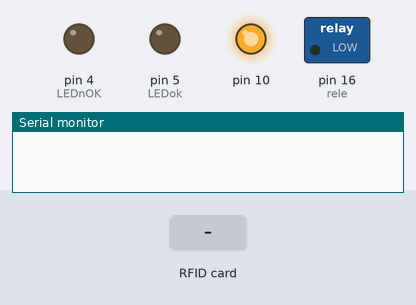
Bench run of a sketch on a simulated Arduino Uno, built with avr-gcc and run on an emulated ATmega328P. Parts: switched loads named in the sketch (green lamp = pin HIGH), output pins drawn as LEDs (lit = HIGH), the last lines printed to the serial monitor. Dashed ring = blinking. Inputs (shaded band) come from the test bench.

Above: at 1.2 s.
1.3 s: RFID card 5E 7A 19 C4 held to the reader
At 1.55 s:
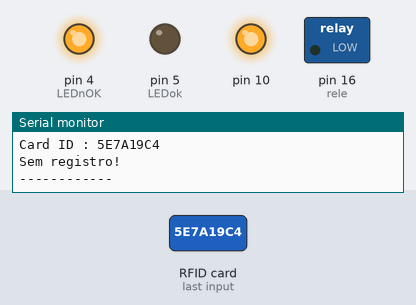
At 52.05 s:
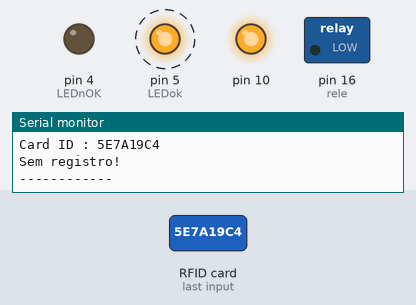
Timing chart, 0 to 53.7 s (numbered marks = the images above; inputs shaded):
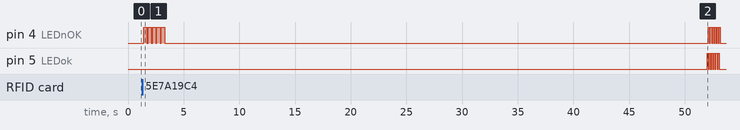

The sketch:

TravaID_RTOS.ino
```cpp
#include <SPI.h>
#include <MFRC522.h>

#define SS_PIN 15 // D8
#define RST_PIN 2 // D4
MFRC522 mfrc522(SS_PIN, RST_PIN);

const int rele = 16;
const int LEDok = 5;
const int LEDnOK = 4;

String card_list[13] = {
  /* Coloque os códigos das TAGS aqui */
};
int total_card;
String card_num;

// Variáveis para controle de tempo assíncrono (Substitutos do delay)
unsigned long previousMillisLoop = 0;
const long intervalLoop = 200; // Intervalo equivalente ao antigo delay do loop

// Estados e temporizadores para animações dos LEDs (Tranca / Erro / Contador)
enum AnimationState { IDLE, COUNTER_BLINK, TRANCA_OK, TRANCA_NOK };
AnimationState currentState = IDLE;

unsigned long animPreviousMillis = 0;
int animStep = 0;
int animRepeats = 0;

void setup() {
  Serial.begin(115200);
  SPI.begin();
  mfrc522.PCD_Init();
  Serial.println();

  pinMode(rele, OUTPUT);
  pinMode(LEDok, OUTPUT);
  pinMode(LEDnOK, OUTPUT);

  digitalWrite(rele, LOW);
  digitalWrite(LEDok, LOW);
  digitalWrite(LEDnOK, LOW);
}

void loop() {
  unsigned long currentMillis = millis();

  // Executa a verificação principal a cada 200ms sem travar o ESP8266
  if (currentMillis - previousMillisLoop >= intervalLoop) {
    previousMillisLoop = currentMillis;

    // Só processa o contador periódico se o sistema estiver ocioso
    if (currentState == IDLE) {
      static int contLED = 0;
      contLED++;
      if (contLED >= 250) { // ~50 segundos (250 * 200ms)
        contLED = 0;
        startCounterAnimation();
      }
    }

    // Leitura do RFID (só ocorre se não estiver executando uma animação crítica de LEDs)
    if (currentState == IDLE) {
      if (mfrc522.PICC_IsNewCardPresent() && mfrc522.PICC_ReadCardSerial()) {
        card_num = getCardNumber();
        processCardRead();
      }
    }
  }

  // Máquina de estados não bloqueante para gerenciar LEDs e relé
  handleAnimations(currentMillis);
}

String getCardNumber() {
  String UID = "";
  for (byte i = 0; i < mfrc522.uid.size; i++) {
    UID += String(mfrc522.uid.uidByte[i] < 0x10 ? "0" : "");
    UID += String(mfrc522.uid.uidByte[i], HEX);
  }
  UID.toUpperCase();
  return UID;
}

void processCardRead() {
  boolean user_found = false;
  total_card = sizeof(card_list) / sizeof(card_list[0]);

  for (int i = 0; i < total_card; i++) {
    if (card_num.equals(card_list[i])) {
      user_found = true;
      break;
    }
  }

  if (user_found) {
    Serial.print("Card ID : ");
    Serial.println(card_num);
    Serial.println("Entrada liberada!");
    Serial.println("------------");
    startTrancaOkAnimation();
  } else {
    Serial.print("Card ID : ");
    Serial.println(card_num);
    Serial.println("Sem registro!");
    Serial.println("------------");
    startTrancaNokAnimation();
  }
}

// Funções para iniciar as animações
void startCounterAnimation() {
  currentState = COUNTER_BLINK;
  animStep = 0;
  animRepeats = 0;
  animPreviousMillis = millis();
}

void startTrancaOkAnimation() {
  currentState = TRANCA_OK;
  animStep = 0;
  animRepeats = 0;
  digitalWrite(rele, HIGH); // Aciona o relé imediatamente
  animPreviousMillis = millis();
}

void startTrancaNokAnimation() {
  currentState = TRANCA_NOK;
  animStep = 0;
  animRepeats = 0;
  animPreviousMillis = millis();
}

// Máquina de estados temporal (substitui os loops com delay dentro de tranca/contador)
void handleAnimations(unsigned long currentMillis) {
  if (currentState == IDLE) return;

  unsigned long elapsed = currentMillis - animPreviousMillis;

  switch (currentState) {
    case COUNTER_BLINK:
      // Alterna LEDok e LEDnOK por 6 ciclos
      if (animStep == 0 && elapsed >= 0) {
        digitalWrite(LEDok, HIGH);
        digitalWrite(LEDnOK, LOW);
        animStep = 1;
        animPreviousMillis = currentMillis;
      } else if (animStep == 1 && elapsed >= 100) {
        digitalWrite(LEDok, LOW);
        digitalWrite(LEDnOK, HIGH);
        animStep = 2;
        animPreviousMillis = currentMillis;
      } else if (animStep == 2 && elapsed >= 100) {
        digitalWrite(LEDnOK, LOW);
        animRepeats++;
        if (animRepeats >= 6) {
          currentState = IDLE;
        } else {
          animStep = 0;
        }
        animPreviousMillis = currentMillis;
      }
      break;

    case TRANCA_OK:
      // Sequência de liberação: Relé liga por 300ms, desliga, depois pisca LEDok 4 vezes
      if (animStep == 0 && elapsed >= 300) {
        digitalWrite(rele, LOW);
        digitalWrite(LEDok, LOW);
        animStep = 1;
        animPreviousMillis = currentMillis;
      } else if (animStep == 1 && elapsed >= 100) {
        digitalWrite(LEDok, HIGH);
        animStep = 2;
        animPreviousMillis = currentMillis;
      } else if (animStep == 2 && elapsed >= 300) {
        digitalWrite(LEDok, LOW);
        animStep = 3;
        animPreviousMillis = currentMillis;
      } else if (animStep == 3 && elapsed >= 100) {
        animRepeats++;
        if (animRepeats >= 4) {
          currentState = IDLE;
        } else {
          animStep = 1; // Repete o ciclo de piscar
        }
        animPreviousMillis = currentMillis;
      }
      break;

    case TRANCA_NOK:
      // Pisca LEDnOK 5 vezes (300ms ligado, 100ms desligado)
      if (animStep == 0 && elapsed >= 0) {
        digitalWrite(LEDnOK, HIGH);
        animStep = 1;
        animPreviousMillis = currentMillis;
      } else if (animStep == 1 && elapsed >= 300) {
        digitalWrite(LEDnOK, LOW);
        animStep = 2;
        animPreviousMillis = currentMillis;
      } else if (animStep == 2 && elapsed >= 100) {
        animRepeats++;
        if (animRepeats >= 5) {
          currentState = IDLE;
        } else {
          animStep = 0;
        }
        animPreviousMillis = currentMillis;
      }
      break;

    default:
      currentState = IDLE;
      break;
  }
}
```
